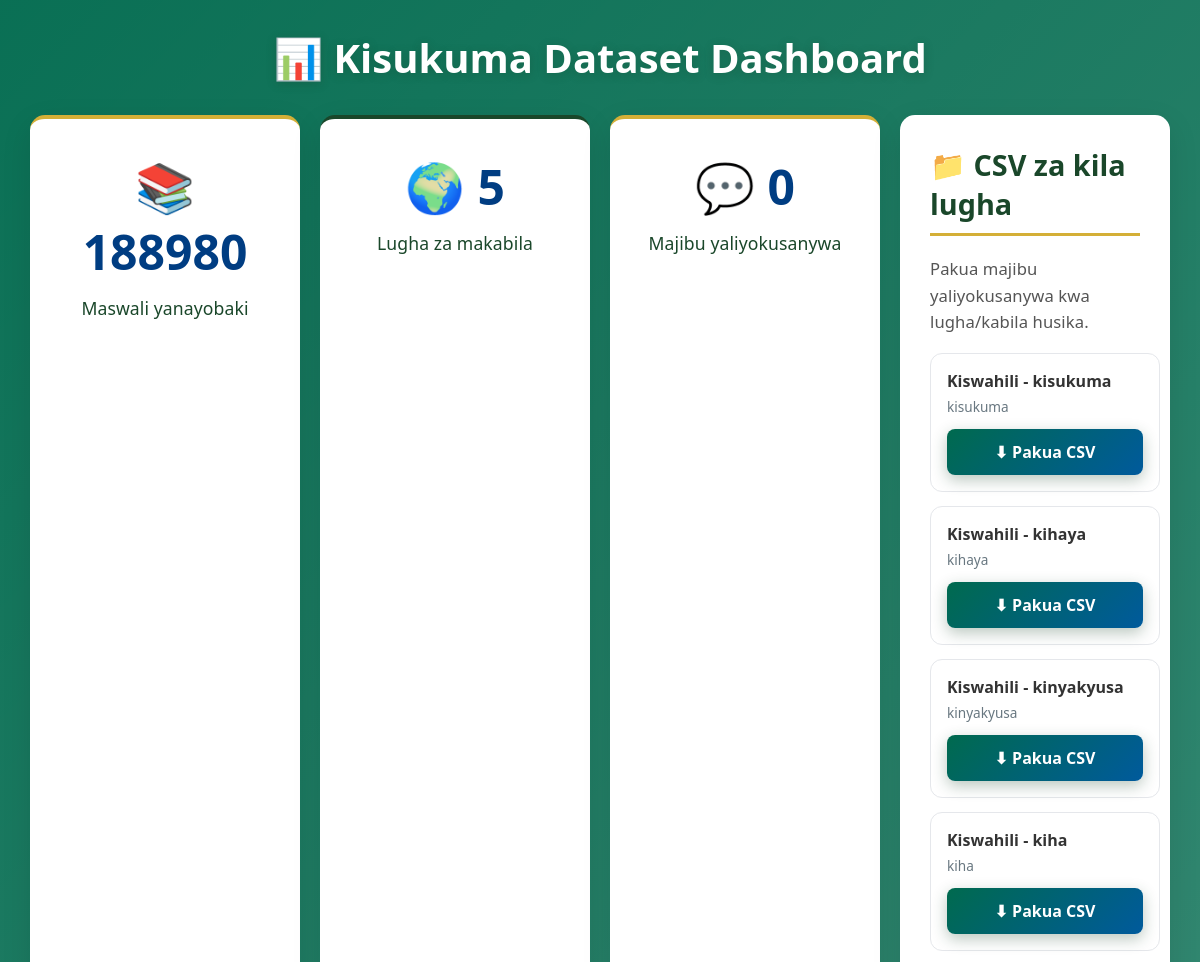
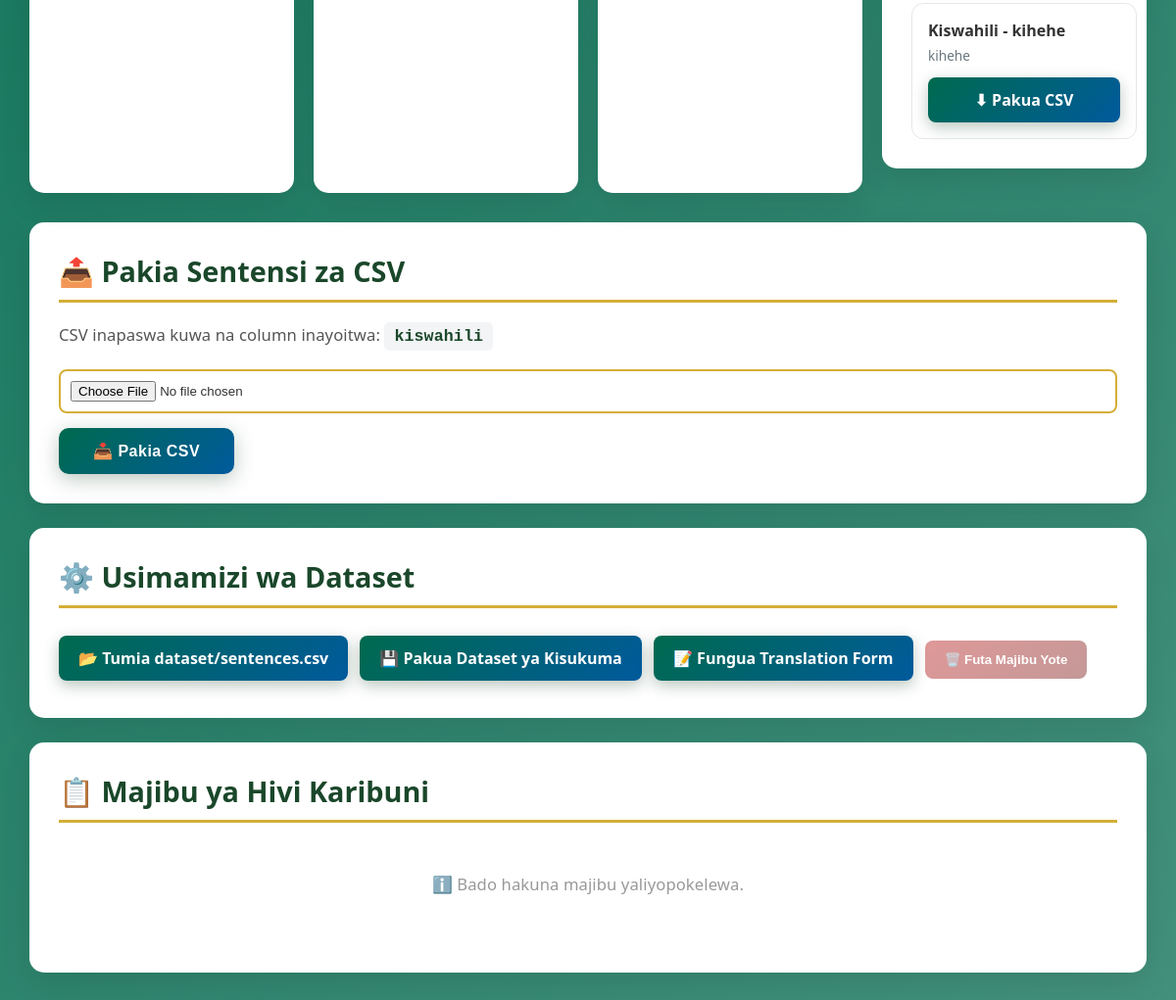
The page /admin on the database its author committed (2 pictures, top to bottom).
### app/models.py (models this page shows)
class LanguageDataset(Base):
    __tablename__ = "language_datasets"
    id = Column(Integer, primary_key=True)
    name = Column(String(100), unique=True, nullable=False)
    source_language = Column(String(50), nullable=False)
    target_language = Column(String(50), nullable=False)
    filename = Column(String(150), nullable=False)

### app/main.py (the view)
@app.get("/admin")
def admin_dashboard(
    request: Request,
    db: Session = Depends(get_db),
):
    total_sentence_count = (
        db.query(
            Sentence
        ).count()
    )
    response_count = (
        db.query(
            Response
        ).count()
    )
    tribes = db.query(Tribe).order_by(Tribe.id).all()
    datasets = db.query(LanguageDataset).order_by(LanguageDataset.id).all()
    completed_pairs = db.query(
        Response.kiswahili,
        Response.target_language,
    ).filter(Response.target_language.isnot(None)).distinct().all()
    completed_languages = {}
    for sentence_text, language_code in completed_pairs:
        completed_languages.setdefault(sentence_text, set()).add(language_code)
    sentence_texts = db.query(Sentence.kiswahili).distinct().all()
    completed_sentence_count = sum(
        len(completed_languages.get(sentence_text, set())) >= len(tribes)
        for (sentence_text,) in sentence_texts
    )
    sentence_count = total_sentence_count - completed_sentence_count
    responses = (
        db.query(Response)
        .order_by(
            Response.id.desc()
        )
        .limit(20)
        .all()
    )
    return templates.TemplateResponse(
        request=request,
        name="admin.html",
        context={
            "sentence_count":
                sentence_count,
            "response_count":
                response_count,
            "responses":
                responses,
            "tribes": tribes,
            "datasets": datasets,
        },
    )

### app/templates/admin.html (shortened to what this page needs)
<!DOCTYPE html>
<html lang="sw">
<head>
    <link
        rel="stylesheet"
        href="/static/style.css"
    >
</head>
<body>
<div class="admin-container">
    <h1>
        📊 Kisukuma Dataset Dashboard
    </h1>
    <div class="stats">
        <div class="stat-card">
            <h2>
                📚 {{ sentence_count }}
            </h2>
            <p>
                Maswali yanayobaki
            </p>
        </div>
        <div class="stat-card">
            <h2>🌍 {{ tribes|length }}</h2>
            <p>Lugha za makabila</p>
        </div>
        <div class="stat-card">
            <h2>
                💬 {{ response_count }}
            </h2>
            <p>
                Majibu yaliyokusanywa
            </p>
        </div>
        <div class="admin-card">
            <h2>📁 CSV za kila lugha</h2>
            <p>Pakua majibu yaliyokusanywa kwa lugha/kabila husika.</p>
            <div class="dataset-grid">
            {% for dataset in datasets %}
                <div class="dataset-item">
                    <strong>{{ dataset.name }}</strong>
                    <span>{{ dataset.target_language }}</span>
                    <a href="/admin/download/{{ dataset.target_language }}" class="admin-button">⬇ Pakua CSV</a>
                </div>
            {% endfor %}
            </div>
        </div>
    </div>
    <div class="admin-card">
        <h2>
            📤 Pakia Sentensi za CSV
        </h2>
        <p>
            CSV inapaswa kuwa na column inayoitwa: <code>kiswahili</code>
        </p>
        <form
            action="/admin/upload"
            method="post"
            enctype="multipart/form-data"
        >
            <input
                type="file"
                name="file"
                accept=".csv"
                required
            >
            <button
                type="submit"
                class="submit-button"
            >
                📥 Pakia CSV
            </button>
        </form>
    </div>
    <div class="admin-card">
        <h2>
            ⚙️ Usimamizi wa Dataset
        </h2>
        <a
            href="/admin/import"
            class="admin-button"
        >
            📂 Tumia dataset/sentences.csv
        </a>
        <a
            href="/admin/download"
            class="admin-button"
        >
            💾 Pakua Dataset ya Kisukuma
        </a>
        <a
            href="/form"
            class="admin-button"
        >
            📝 Fungua Translation Form
        </a>
        <button
            type="button"
            class="delete-all-button"
            onclick="deleteAllResponses({{ response_count }})"
            {% if not response_count %}disabled{% endif %}
        >
            🗑️ Futa Majibu Yote
        </button>
    </div>
    <div class="admin-card">
        <h2>
            📋 Majibu ya Hivi Karibuni
        </h2>
        {% if responses %}
        <p style="color: #666; font-size: 0.95em;">
            📌 Kuonyesha 20 majibu yanayofuata:
        </p>
        <div class="table-wrapper">
            <table>
                <thead>
                    <tr>
                        <th>
                            🆔 ID
                        </th>
                        <th>
                            🇸 Kiswahili
                        </th>
                        <th>
                            🗣️ Jibu la lugha
                        </th>
                        <th>Kabila</th>
                        <th>
                            👤 Mtumiaji
                        </th>
                        <th>
                            ⚙️ Hatua
                        </th>
                    </tr>
                </thead>
                <tbody>
                {% for response in responses %}
                    <tr>
                        <td>
                            {{ response.id }}
                        </td>
                        <td>
                            {{ response.kiswahili[:50] }}{% if response.kiswahili|length > 50 %}...{% endif %}
                        </td>
                        <td>
                            {{ response.kisukuma[:50] }}{% if response.kisukuma|length > 50 %}...{% endif %}
                        </td>
                        <td>{{ response.tribe or 'Kisukuma' }}</td>
                        <td style="font-size: 0.85em;">
                            {{ response.participant_id[:12] }}...
                        </td>
                        <td>
                            <button
                                class="delete-button"
                                onclick="deleteResponse({{ response.id }})"
                                title="Futa jibu hili"
                            >
                                🗑️ Futa
                            </button>
                        </td>
                    </tr>
                {% endfor %}
                </tbody>
            </table>
        </div>
        {% else %}
        <p style="text-align: center; color: #999; padding: 30px;">
            ℹ️ Bado hakuna majibu yaliyopokelewa.
        </p>
        {% endif %}
    </div>
</div>
</body>
</html>

### app/static/style.css (style rules this page uses)
* { box-sizing: border-box; }
html { scroll-behavior: smooth; }
body { margin: 0; padding: 0; font-family: 'Segoe UI', Tahoma, Geneva, Verdana, sans-serif; background: linear-gradient(135deg, rgba(0, 106, 78, .96), rgba(0, 106, 78, .72)), #f4f7f5; color: #333; min-height: 100vh; font-size: 16px; }
p { font-family: 'Segoe UI', Tahoma, sans-serif; font-size: 1.04rem; line-height: 1.7; letter-spacing: .1px; }
.submit-button { display: inline-block; border: none; padding: 14px 35px; background: linear-gradient(135deg, #006a4e, #005a9c); color: #fff; border-radius: 10px; cursor: pointer; text-decoration: none; font-size: 1em; font-weight: 600; transition: all 0.3s ease; box-shadow: 0 5px 20px rgba(26, 71, 42, 0.3); letter-spacing: 0.5px; }
.admin-container { width: 95%; max-width: 1200px; margin: 30px auto; padding-bottom: 40px; }
.admin-container h1 { color: white; font-size: 2.5em; text-align: center; margin: 0 0 30px 0; text-shadow: 0 2px 10px rgba(26, 71, 42, 0.3); }
.stats { display: grid; grid-template-columns: repeat(auto-fit, minmax(250px, 1fr)); gap: 20px; margin: 30px 0; }
.stat-card { background: white; padding: 35px 25px; border-radius: 15px; text-align: center; box-shadow: 0 10px 30px rgba(0, 0, 0, 0.1); transition: transform 0.3s ease, box-shadow 0.3s ease; border-top: 4px solid #d4af37; }
.stat-card:nth-child(2) { border-top-color: #1a472a; }
.stat-card h2 { font-size: 3em; margin: 0 0 10px 0; color: #003d82; font-weight: 700; }
.stat-card p { margin: 0; color: #1a472a; font-size: 1.1em; font-weight: 500; }
.admin-card { background: white; padding: 30px; border-radius: 15px; margin-bottom: 25px; box-shadow: 0 10px 30px rgba(0, 0, 0, 0.1); transition: transform 0.2s ease; }
.admin-card h2 { color: #1a472a; margin: 0 0 20px 0; font-size: 1.8em; border-bottom: 3px solid #d4af37; padding-bottom: 10px; }
.admin-card p { color: #555; line-height: 1.6; }
.admin-card code { background: #f3f4f6; padding: 5px 10px; border-radius: 5px; color: #1a472a; font-weight: 600; }
.admin-card form { margin-top: 20px; }
.dataset-grid { display: grid; grid-template-columns: repeat(auto-fit, minmax(230px, 1fr)); gap: 14px; }
.dataset-item { padding: 16px; border: 1px solid #e5e7eb; border-radius: 12px; display: flex; flex-direction: column; gap: 5px; }
.dataset-item span { color: #687780; font-size: .85rem; }
.dataset-item .admin-button { margin: 8px 0 0; text-align: center; }
.admin-card input[type="file"] { display: block; margin: 15px 0; padding: 10px; border: 2px solid #d4af37; border-radius: 8px; width: 100%; }
.admin-button { display: inline-block; padding: 12px 20px; background: linear-gradient(135deg, #006a4e, #005a9c); color: #fff; text-decoration: none; border-radius: 8px; margin: 8px 8px 8px 0; font-weight: 600; transition: all 0.3s ease; box-shadow: 0 5px 15px rgba(26, 71, 42, 0.3); }
.delete-all-button { display: inline-block; padding: 12px 20px; background: linear-gradient(135deg, #b91c1c, #7f1d1d); color: white; border: none; border-radius: 8px; cursor: pointer; font-weight: 600; margin: 8px 8px 8px 0; box-shadow: 0 5px 15px rgba(127, 29, 29, 0.3); transition: all 0.3s ease; }
.delete-all-button:disabled { opacity: 0.45; cursor: not-allowed; box-shadow: none; }

### rows shown on the page
LanguageDataset: name "Kiswahili - kisukuma", target_language "kisukuma"
LanguageDataset: name "Kiswahili - kihaya", target_language "kihaya"
LanguageDataset: name "Kiswahili - kinyakyusa", target_language "kinyakyusa"
LanguageDataset: name "Kiswahili - kiha", target_language "kiha"
LanguageDataset: name "Kiswahili - kihehe", target_language "kihehe"

### other values the page prints
{{ sentence_count }} "188980"
{{ tribes|length }} "5"
{{ response_count }} "0"
